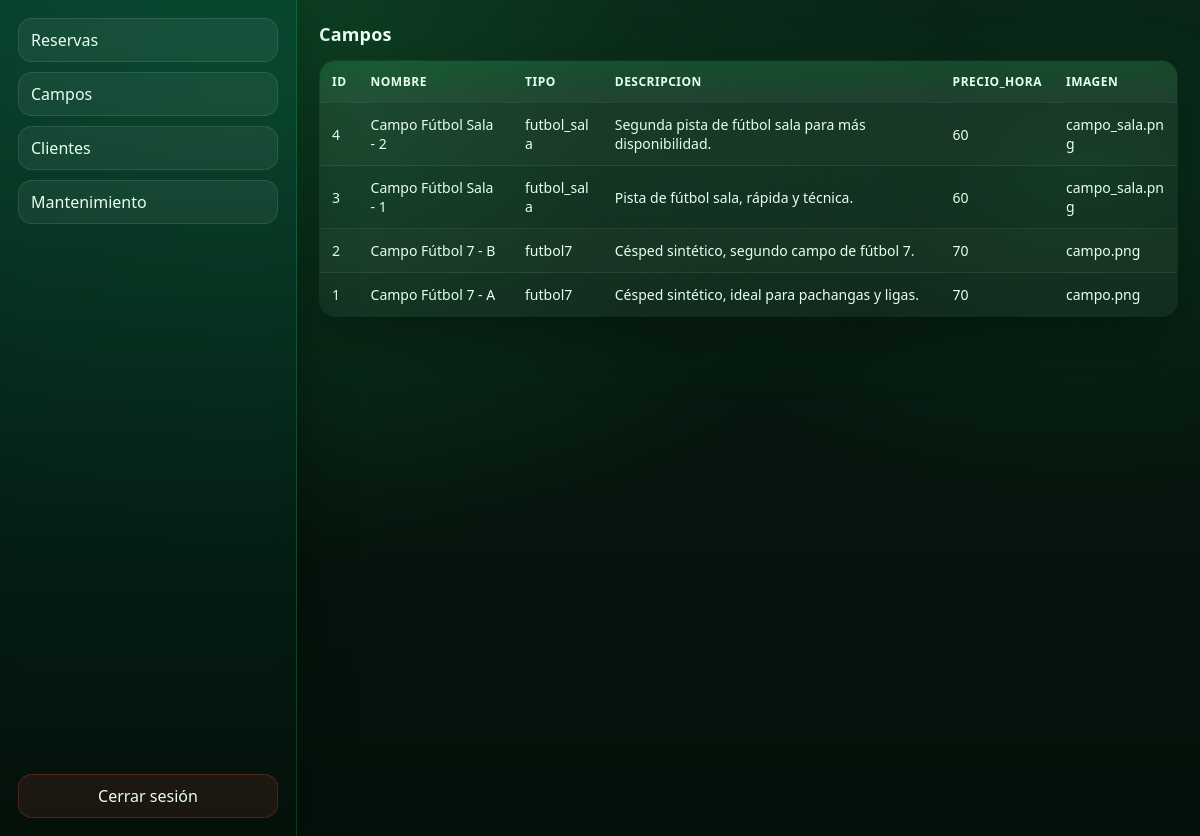
Page /?tabla=campo (signed in) on the committed database.
### tables this page shows
CREATE TABLE `campo` (
  `id` int(11) NOT NULL AUTO_INCREMENT,
  `nombre` varchar(255) DEFAULT NULL,
  `tipo` varchar(255) DEFAULT NULL,
  `descripcion` varchar(255) DEFAULT NULL,
  `precio_hora` varchar(255) DEFAULT NULL,
  `imagen` varchar(255) DEFAULT NULL,
  PRIMARY KEY (`id`)
);

### inc/tabla_helpers.php (called while the page is built, shortened)
<?php
function e($v): string {
  return htmlspecialchars((string)$v, ENT_QUOTES | ENT_SUBSTITUTE, "UTF-8");
}

### inc/views/campo_list.php (the view)
<?php
  $res  = $cn->query("SELECT * FROM campo ORDER BY id DESC");
  $head = $cn->query("SELECT * FROM campo LIMIT 0");
  $fields = $head ? $head->fetch_fields() : [];
  echo "<table>";
  if ($fields) {
    echo "<tr>";
    foreach ($fields as $f) echo "<th>" . e($f->name) . "</th>";
    echo "</tr>";
  }
  if ($res && $res->num_rows > 0) {
    while ($r = $res->fetch_assoc()) {
      echo "<tr>";
      foreach ($r as $v) echo "<td>" . e($v === null ? "-" : $v) . "</td>";
      echo "</tr>";
    }
  } else {
    echo "<tr><td colspan='" . (count($fields) ?: 1) . "'>No hay registros.</td></tr>";
  }
  echo "</table>";

### css/panel.css (style rules this page uses)
:root { --bg0: #04110a; --bg1: #071a12; --surface: rgba(255, 255, 255, .06); --border: rgba(255, 255, 255, .12); --text: #e8fff2; --accent: #22c55e; --warn: #fbbf24; --danger: #ef4444; }
html, body { height: 100%; }
body { margin: 0; display: flex; font-family: system-ui, -apple-system, Segoe UI, Roboto, sans-serif; color: var(--text); background: radial-gradient(1200px 800px at 20% 10%, rgba(34, 197, 94, .25), transparent 60%), radial-gradient(900px 600px at 90% 20%, rgba(22, 163, 74, .18), transparent 55%), linear-gradient(180deg, var(--bg1), var(--bg0)); }
main table { width: 100%; border-collapse: collapse; overflow: hidden; border-radius: 16px; background: rgba(255, 255, 255, .04); border: 1px solid rgba(255, 255, 255, .12); box-shadow: 0 20px 60px rgba(0, 0, 0, .35); }
main table th { position: sticky; top: 0; z-index: 1; text-align: left; font-size: 12px; letter-spacing: .5px; text-transform: uppercase; padding: 12px; background: linear-gradient(180deg, rgba(34, 197, 94, .18), rgba(255, 255, 255, .06)); border-bottom: 1px solid rgba(255, 255, 255, .14); backdrop-filter: blur(10px); }
main table td { padding: 12px; border-bottom: 1px solid rgba(255, 255, 255, .08); color: var(--text); font-size: 14px; max-width: 360px; word-break: break-word; }
main table tr:nth-child(even) td { background: rgba(255, 255, 255, .02); }

### rows in the picture
campo: id "4", nombre "Campo Fútbol Sala - 2", tipo "futbol_sala", descripcion "Segunda pista de fútbol sala para más disponibilidad.", precio_hora "60", imagen "campo_sala.png"
campo: id "3", nombre "Campo Fútbol Sala - 1", tipo "futbol_sala", descripcion "Pista de fútbol sala, rápida y técnica.", precio_hora "60", imagen "campo_sala.png"
campo: id "2", nombre "Campo Fútbol 7 - B", tipo "futbol7", descripcion "Césped sintético, segundo campo de fútbol 7.", precio_hora "70", imagen "campo.png"
campo: id "1", nombre "Campo Fútbol 7 - A", tipo "futbol7", descripcion "Césped sintético, ideal para pachangas y ligas.", precio_hora "70", imagen "campo.png"

### other values in the picture
$TABLAS_PERMITIDAS[$tabla] "Campos"
$f->name "ID"
$f->name "NOMBRE"
$f->name "TIPO"
$f->name "DESCRIPCION"
$f->name "PRECIO_HORA"
$f->name "IMAGEN"
